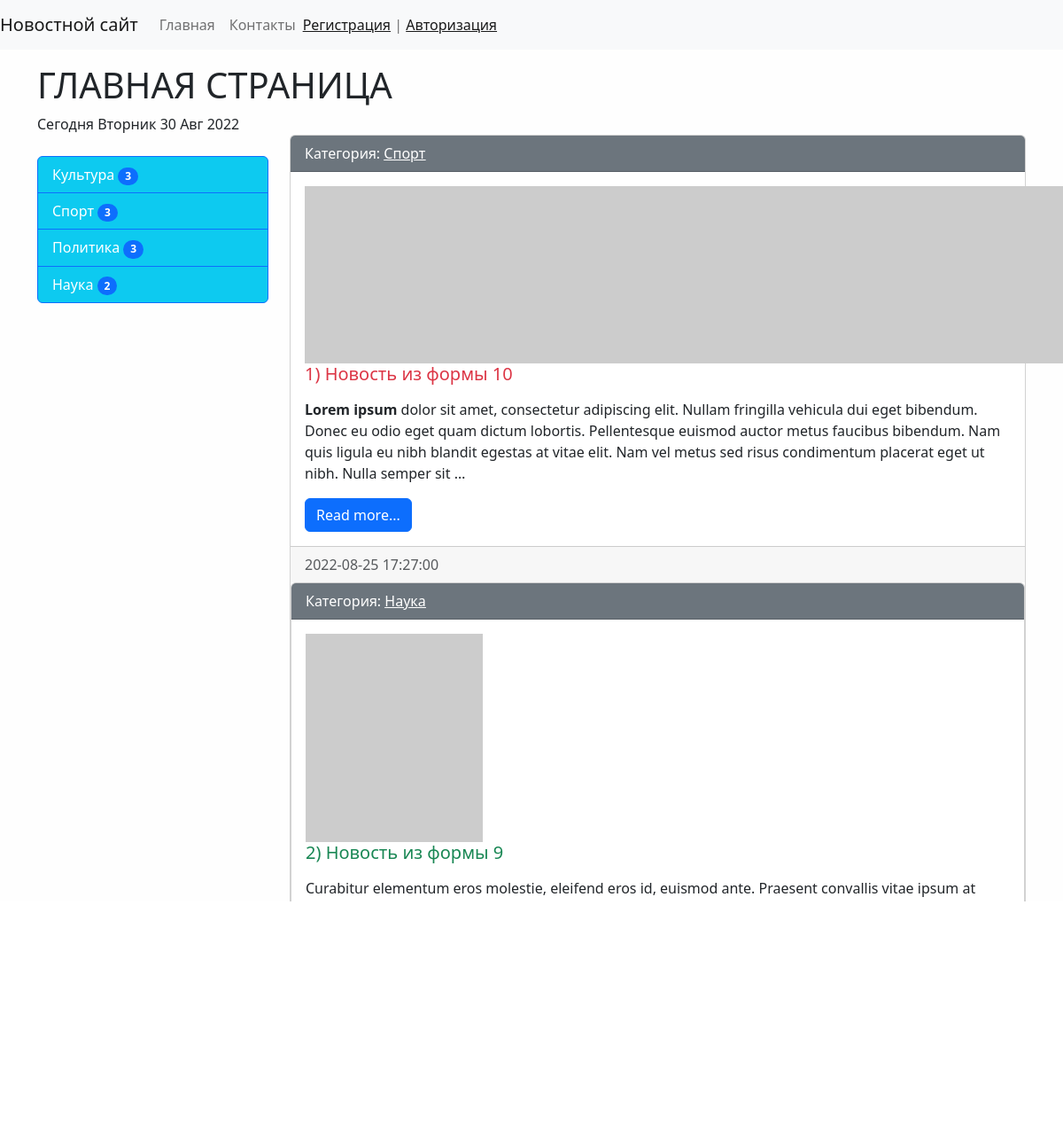
The page / on the database its author committed.
### news/models.py (models this page shows, shortened)
class Category(models.Model):
    title = models.CharField(max_length=150, db_index=True, verbose_name='Наименование категории')
    def get_absolute_url(self):
        return reverse('category', kwargs={'category_id':self.pk})
    def __str__(self):
        return self.title
    class Meta:
        verbose_name = "Категория"
        verbose_name_plural = "Категории"
        ordering = ['title']

class News(models.Model):
    title = models.CharField(max_length=150, verbose_name='Наименование')
    content = models.TextField(blank=True, verbose_name='Контент')  # blank=True не обязательно к заполнениню
    created_at = models.DateTimeField(auto_now_add=True,
                                      verbose_name='Дата публикации')  # при создании каждой новой записывает дату
    updated_at = models.DateTimeField(auto_now=True, verbose_name='Обновлено')  # новая дата при каждом обновлении
    photo = models.ImageField(upload_to="photos/%Y/%m/%d/", blank=True)  # файлы разбиваются по дате их загрузки
    is_published = models.BooleanField(default=True, verbose_name='Опубликовано')
    category = models.ForeignKey("Category", on_delete=models.PROTECT, verbose_name='Категория') # related_name='get_news'
    views = models.IntegerField(default=0)
    def get_absolute_url(self):
        return reverse('view_news', kwargs={'pk':self.pk}) # если вьюха через функцию, то kwargs={'news_id':self.pk}
    class Meta:
        verbose_name = "Новость"
        verbose_name_plural = "Новости"
        ordering = ['-created_at']

### news/views.py (the view)
# urls.py: path("", HomeNews.as_view(), name='home'),
class HomeNews(MyMixin, ListView):
    model = News # тоже самое news = News.objects.all()
    template_name = 'news/home_news_list.html'
    context_object_name = 'news' # чтобы в темплейте можно было обращаться {% for item in news %} именно к news
    mixin_prop = 'hello world'
    paginate_by = 2
    def get_context_data(self, *, object_list=None, **kwargs):
        context = super().get_context_data(**kwargs)
        context['title'] = self.get_upper("Главная страница")
        context['mixin_prop'] = self.get_prop()
        return context
    def get_queryset(self):
        return News.objects.filter(is_published=True).select_related('category') # select_related('category') только для foreign key, manyTomany prefrached

### news/templatetags/news_tags.py (called while the page is built)
@register.inclusion_tag('news/list_categories.html')
def show_categories(arg1 = 'Hello',arg2 = 'World'):
    categories = Category.objects.annotate(cnt=Count('news', filter=F("news__is_published"))).filter(cnt__gt=0)
    return {'categories':categories, 'arg1':arg1, 'arg2':arg2,}

### news/utils.py (called while the page is built)
    def get_prop(self):
        return self.mixin_prop.upper()

    def get_upper(self, s):
        if isinstance(s, str):
            return s.upper()
        else:
            return s.title.upper()

### news/templates/news/home_news_list.html (shortened to what this page needs)
{% extends 'base.html' %}
{% block sidebar %}
{% include 'inc/_sidebar.html' %}
{% endblock %}
{% block content %}
{% for item in news %}
<div class="card mb-3">
    <div class="card-header bg-secondary text-white">
        Категория: <a href="{{ item.category.get_absolute_url }}" class="text-white"> <u>{{item.category}}</u></a>
    </div>
    <div class="card-body">
        <div class="media">
            {% if item.photo %}
            <img src="{{item.photo.url}}" alt="" width="350" class="mr-3">
            {% elif item.category_id == 1 %}
            <img src="https://picsum.photos/id/104/200/235.webp" alt="" class="mr-3">
            {% elif item.category_id == 4 %}
            <img src="https://picsum.photos/id/0/200/235.webp" alt="" class="mr-3">
            {% else %}
            <img src="https://picsum.photos/id/870/200/235.webp" alt="" class="mr-3">
            {% endif %}
            <div class="media-body">
                <h5 class="card-title {% cycle " text-danger" "text-success" %}"> {{forloop.counter}})
                {{item.title}}</h5>
                <p class="card-text">{{item.content|safe|linebreaks|truncatewords:50}}</p>
                <a href="{{item.get_absolute_url}}" class="btn btn-primary">Read more...</a>
            </div>
        </div>
    </div>
    <div class="card-footer text-muted">
        {{item.created_at|date:'Y-m-d H:i:s'}}
    </div>
{% empty %}
    <h3>Sorry no news found</h3>
</div>
{% endfor %}
{% endblock %}

### templates/base.html (shortened to what this page needs)
<!doctype html>
{% load static %}
<html lang="en">
<head>
    <link rel="stylesheet" href="{% static 'bootstrap/css/bootstrap.min.css' %}">
    <link rel="stylesheet" href="{% static 'css/style.css' %}">
</head>
<body>
{% include 'inc/_nav.html' %}
<div class="container mt-3">
    <h1>{{title}}</h1>
    Сегодня {% now "l j M Y" %}
    <div class="row">
        <div class="col-md-3">
            {% load cache %}
            {% cache 30 sidebar %}
                {% block sidebar %} SIDEBAR {% endblock %}
            {% endcache %}
        </div>
        <div class="col-md-9">
            {% block content %} CONTENT {% endblock %}
            {% if page_obj.has_other_pages %}
            <nav aria-label="...">
                <ul class="pagination">
                    {% for p in page_obj.paginator.page_range %}
                    {% if page_obj.number == p %}
                    <li class="page-item active" aria-current="page">
                        <a class="page-link" href="?page={{ p }}">{{ p }} </a>
                    </li>
                    {% elif p > page_obj.number|add:-3 and p < page_obj.number|add:3 %}
                    <li class="page-item">
                        <a class="page-link" href="?page={{ p }}">{{ p }}</a>
                    </li>
                    {% endif %}
                    {% endfor %}
                    {% if page_obj.has_next %}
                    <li class="page-item">
                        <a class="page-link" href="?page={{ page_obj.next_page_number }}" tabindex="-1">Следующая</a>
                    </li>
                    {% endif %}
                </ul>
            </nav>
            {% endif %}
        </div>
    </div>
</div>
</body>
</html>

### templates/inc/_nav.html (shortened to what this page needs)
<nav class="navbar navbar-expand-lg navbar-light bg-light">
    <a class="navbar-brand" href="{% url 'home' %}">Новостной сайт</a>
    <div class="collapse navbar-collapse" id="navbarText">
        <ul class="navbar-nav mr-auto">
            <li class="nav-item">
                <a class="nav-link" href="{% url 'home' %}">Главная</a>
            </li>
            <li class="nav-item">
                <a class="nav-link" href="{% url 'contact' %}">Контакты</a>
            </li>
        </ul>
        <span class="navbar-text">
            {% if  request.user.is_authenticated %}
            <i> Добро пожаловать, {{ user.get_username }}</i> | <a href="{% url 'logout' %}">Выход</a>
            {% else %}
            <a href="{% url 'register' %}">Регистрация</a> | <a href="{% url 'login' %}">Авторизация </a>
            {% endif %}
        </span>
    </div>
</nav>

### templates/inc/_sidebar.html (shortened to what this page needs)
{% load news_tags %}
<br>
{% show_categories %}

### news/templates/news/list_categories.html
<div class="list-group">
    {% for item in categories %}
    <a href="{{ item.get_absolute_url }}" class="list-group-item list-group-item-action active bg-info text-white">
        {{ item.title }} <span class="badge bg-primary rounded-pill"> {{item.cnt}}</span> </a>
    {% endfor %}
</div>

### mysite/static/css/style.css (style rules this page uses)
body { background-color: #fefefe; }

### rows shown on the page
Category: title "Культура", cnt "3"
Category: title "Спорт", cnt "3"
Category: title "Политика", cnt "3"
Category: title "Наука", cnt "2"
News: category "Спорт", title "Новость из формы 10", content "Lorem ipsum dolor sit amet, consectetur adipiscing elit. Nullam fringilla vehicula dui eget bibendum. Donec eu odio eget quam dictum lobortis. Pellentesque euismod auctor metus faucibus bibendum. Nam quis ligula eu nibh blandit egestas at vitae elit. Nam vel metus sed risus condimentum placerat eget ut nibh. Nulla semper sit …", created_at "2022-08-25 17:27:00"
News: category "Наука", title "Новость из формы 9", content "Curabitur elementum eros molestie, eleifend eros id, euismod ante. Praesent convallis vitae ipsum at rhoncus. Proin eleifend, metus eu posuere hendrerit, leo mi faucibus lorem, sed volutpat erat libero sit amet diam. Curabitur aliquam odio in convallis dictum. Sed purus augue, rhoncus nec quam eu, vestibulum venenatis justo. Etiam dignissim, …"

### other values the page prints
{{ title }} "ГЛАВНАЯ СТРАНИЦА"
